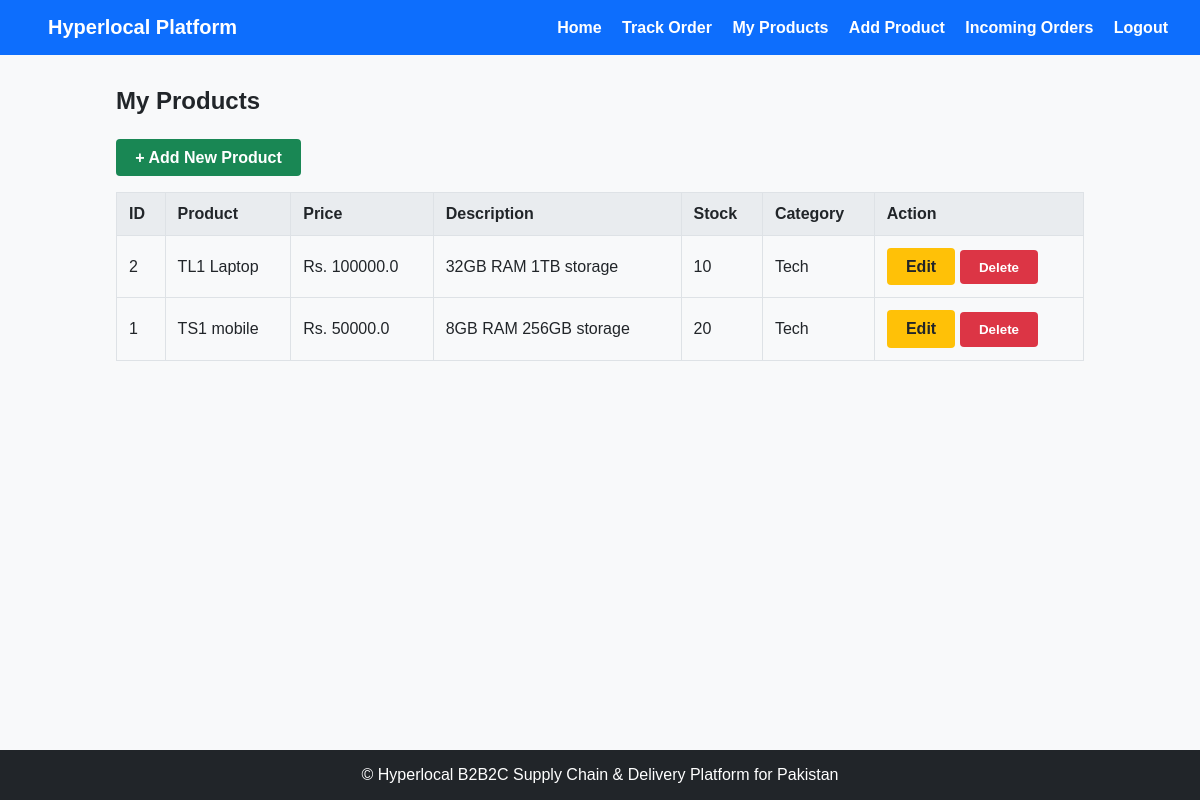
/wholesaler/products (signed in), run on the app's committed database.
### tables this page shows
CREATE TABLE products (
            id INTEGER PRIMARY KEY AUTOINCREMENT,
            wholesaler_id INTEGER NOT NULL,
            name TEXT NOT NULL,
            description TEXT NOT NULL,
            price REAL NOT NULL,
            stock INTEGER NOT NULL,
            category TEXT NOT NULL,
            created_at TEXT NOT NULL,
            FOREIGN KEY (wholesaler_id) REFERENCES users(id)
        );

### app.py (the view)
@app.route("/wholesaler/products")
def wholesaler_products():
    if not has_role("Wholesaler"):
        flash("Access denied.", "error")
        return redirect(url_for("login"))
    connection = get_db_connection()
    products = connection.execute("""
        SELECT *
        FROM products
        WHERE wholesaler_id = ?
        ORDER BY id DESC
    """, (session["user_id"],)).fetchall()
    if not products:
        flash("No products found.", "info")
    connection.close()
    return render_template(
        "wholesaler/products.html",
        products=products
    )

### app.py (called while the page is built)
def is_logged_in():
    return "user_id" in session

def has_role(role):
    return is_logged_in() and session.get("user_role") == role

### database/database.py (called while the page is built)
def get_db_connection():
    connection= sqlite3.connect(DATABASE)
    connection.row_factory = sqlite3.Row
    return connection

### templates/wholesaler/products.html (shortened to what this page needs)
{% extends "base.html" %}
{% block content %}
<div class="products-container">
    <h2>My Products</h2>
    <a href="{{ url_for('add_product') }}" class="btn btn-success">+ Add New Product</a>
    {% if products %}
    <table class="data-table">
        <thead>
            <tr>
                <th>ID</th>
                <th>Product</th>
                <th>Price</th>
                <th>Description</th>
                <th>Stock</th>
                <th>Category</th>
                <th>Action</th>
            </tr>
        </thead>
        <tbody>
            {% for product in products %}
            <tr>
                <td>{{ product.id }}</td>
                <td>{{ product.name }}</td>
                <td>Rs. {{ product.price }}</td>
                <td>{{ product.description }}</td>
                <td>{{ product.stock }}</td>
                <td>{{ product.category }}</td>
                <td>
                    <a href="{{ url_for('edit_product', product_id=product.id) }}" class="btn btn-warning">Edit</a>
                    <form method="POST"
                        action="{{ url_for('delete_product', product_id=product['id']) }}"
                        style="display:inline;">
                    <button type="submit" class="btn btn-danger">
        Delete
    </button>
</form>
                </td>
            </tr>
            {% endfor %}
        </tbody>
    </table>
    {% else %}
    <p>No products found.</p>
    {% endif %}
</div>
{% endblock %}

### static/css/style.css (style rules this page uses)
* { box-sizing: border-box; margin: 0; padding: 0; font-family: Arial, sans-serif; }
body { background-color: #f8f9fa; color: #212529; display: flex; flex-direction: column; min-height: 100vh; }
.btn { display: inline-block; background-color: #0d6efd; color: #ffffff; padding: 0.6rem 1.2rem; border: none; border-radius: 4px; cursor: pointer; text-decoration: none; font-weight: bold; text-align: center; }
.btn-success { background-color: #198754; }
.btn-warning { background-color: #ffc107; color: #212529; }
.btn-danger { background-color: #dc3545; }
.products-container { width: 100%; }
.products-container h2 { margin-bottom: 1.5rem; }
table { width: 100%; border-collapse: collapse; margin-top: 1rem; }
.data-table { width: 100%; border-collapse: collapse; }
th, td { padding: 0.75rem; border: 1px solid #dee2e6; text-align: left; }
th { background-color: #e9ecef; }

### data on the page
products: id "2", name "TL1 Laptop", price "100000.0", description "32GB RAM 1TB storage", stock "10", category "Tech"
products: id "1", name "TS1 mobile", price "50000.0", description "8GB RAM 256GB storage", stock "20", category "Tech"
